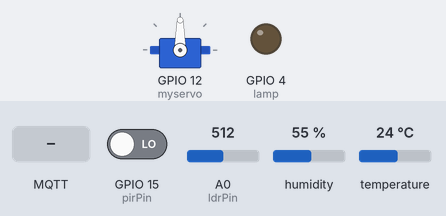
Simulated run of this sketch. Board: ESP8266 (NodeMCU). Parts: servo, output pins drawn as LEDs (lit = HIGH). The test bench sets the inputs (shaded band); at power-on: GPIO 15 (pirPin) LOW, A0 (ldrPin) = 512, humidity 55 %, temperature 24 °C. WiFi joins after 1.5 s; servers stay silent unless stated; no MQTT or app messages arrive unless stated; what the sketch prints to the serial monitor is not drawn.

Above: at 2.7 s.
2.8 s: MQTT message "on" arrives on the first subscribed topic
At 4.0 s:
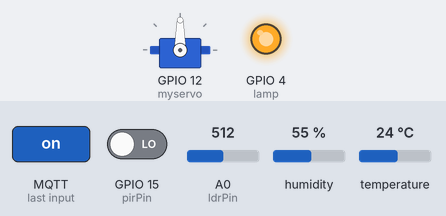
4.3 s: MQTT message "room/lamp" arrives on the second subscribed topic
At 5.0 s:
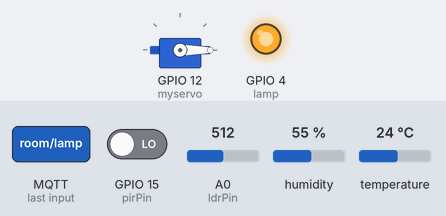
5.8 s: MQTT message "off" arrives on the first subscribed topic
At 6.2 s:
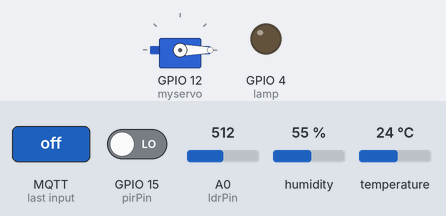
15.5 s: MQTT message "5" arrives on the second subscribed topic
At 16.0 s:
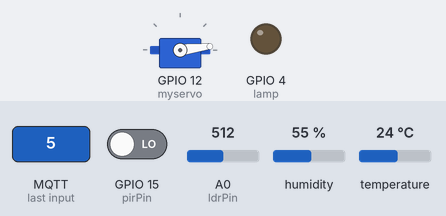
Timing chart, 0 to 18.0 s (numbered marks = the images above; inputs shaded):
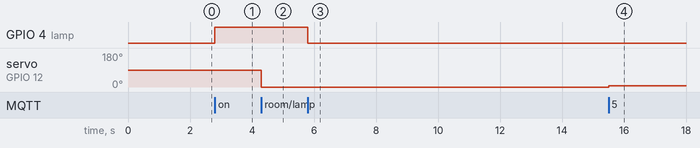

Measured:
- after the input at 2.8 s, GPIO 4 (lamp): LOW → HIGH at once
- after the input at 4.3 s, servo on GPIO 12 (myservo): 90° → 0° at once
- after the input at 5.8 s, GPIO 4 (lamp): HIGH → LOW at once
- after the input at 15.5 s, servo on GPIO 12 (myservo): 0° → 7° at once

The sketch:

SLS-Code.ino
```cpp
/*****

  All the resources for this project:
  http://randomnerdtutorials.com/

*****/

#include <ESP8266WiFi.h>
#include <PubSubClient.h>
#include <Servo.h>
Servo myservo;
#include "DHT.h"

// Uncomment one of the lines bellow for whatever DHT sensor type you're using!
#define DHTTYPE DHT11   // DHT 11
//#define DHTTYPE DHT21   // DHT 21 (AM2301)
//#define DHTTYPE DHT22   // DHT 22  (AM2302), AM2321

// Change the credentials below, so your ESP8266 connects to your router
const char* ssid = "TP-Link_ww2";
const char* password = "TdWnzbdRi7204";

// Change the variable to your Raspberry Pi IP address, so it connects to your MQTT broker
const char* mqtt_server = "192.168.1.65";

// Initializes the espClient. You should change the espClient name if you have multiple ESPs running in your home automation system
WiFiClient espClient;
PubSubClient client(espClient);

// DHT Sensor - GPIO 5 = D1 on ESP-12E NodeMCU board
const int DHTPin = 5;

// Lamp - LED - GPIO 4 = D2 on ESP-12E NodeMCU board
const int lamp = 4;

// LDR - Analof In  on ESP-12E NodeMCU board A0
const int ldrPin = A0;

// MOTION PIR
int pirPin = 15;     // PIR Out pin D8
int pirStat = 0;     // PIR status

int LIGHTSTATE = 0;

// Initialize DHT sensor.
DHT dht(DHTPin, DHTTYPE);

// Timers auxiliar variables
long now = millis();
long lastMeasure = 0;

// Don't change the function below. This functions connects your ESP8266 to your router
void setup_wifi() {
  delay(10);
  // We start by connecting to a WiFi network
  Serial.println();
  Serial.print("Connecting to ");
  Serial.println(ssid);
  WiFi.begin(ssid, password);
  while (WiFi.status() != WL_CONNECTED) {
    delay(500);
    Serial.print(".");
  }
  Serial.println("");
  Serial.print("WiFi connected - ESP IP address: ");
  Serial.println(WiFi.localIP());
}

// This functions is executed when some device publishes a message to a topic that your ESP8266 is subscribed to
// Change the function below to add logic to your program, so when a device publishes a message to a topic that
// your ESP8266 is subscribed you can actually do something
void callback(char* topic, byte* message, unsigned int length) {
  Serial.print("Message arrived on topic: ");
  Serial.print(topic);
  Serial.print(". Message: ");
  String messageTemp;
  String string;

  for (int i = 0; i < length; i++) {
    Serial.print((char)message[i]);
    messageTemp += (char)message[i];
  }
  string = messageTemp;
  Serial.println();


  // If a message is received on the topic room/lamp, you check if the message is either on or off. Turns the lamp GPIO according to the message
  if (strcmp(topic, "room/lamp") == 0) {
    Serial.print("Changing Room lamp to ");
    if (messageTemp == "on") {
      digitalWrite(lamp, HIGH);
      Serial.print("Light On");
      LIGHTSTATE = 1;
    }
    else if (messageTemp == "off") {
      digitalWrite(lamp, LOW);
      Serial.print("Light Off");
      LIGHTSTATE = 0;
    }
  }

  if (strcmp(topic, "room/servo") == 0) { //SERVO PART
    int resultado = string.toInt();
    int pos = map(resultado, 1, 100, 0, 180);
    Serial.println(pos);
    myservo.write(pos);

  }

  Serial.println();
}

// This functions reconnects your ESP8266 to your MQTT broker
// Change the function below if you want to subscribe to more topics with your ESP8266
void reconnect() {
  // Loop until we're reconnected
  while (!client.connected()) {
    Serial.print("Attempting MQTT connection...");
    // Attempt to connect
    /*
      YOU MIGHT NEED TO CHANGE THIS LINE, IF YOU'RE HAVING PROBLEMS WITH MQTT MULTIPLE CONNECTIONS
      To change the ESP device ID, you will have to give a new name to the ESP8266.
      Here's how it looks:
       if (client.connect("ESP8266Client")) {
      You can do it like this:
       if (client.connect("ESP1_Office")) {
      Then, for the other ESP:
       if (client.connect("ESP2_Garage")) {
      That should solve your MQTT multiple connections problem
    */
    if (client.connect("ESP8266Client")) {
      Serial.println("connected");
      // Subscribe or resubscribe to a topic
      // You can subscribe to more topics (to control more LEDs in this example)
      client.subscribe("room/lamp");
      client.subscribe("room/servo");
      client.subscribe("room/pir");
    } else {
      Serial.print("failed, rc=");
      Serial.print(client.state());
      Serial.println(" try again in 5 seconds");
      // Wait 5 seconds before retrying
      delay(5000);
    }
  }
}

// The setup function sets your ESP GPIOs to Outputs, starts the serial communication at a baud rate of 115200
// Sets your mqtt broker and sets the callback function
// The callback function is what receives messages and actually controls the LEDs
void setup() {
  //LED
  pinMode(lamp, OUTPUT);

  //DHT
  dht.begin();

  //Servo
  myservo.attach(12);// attaches the servo on pin 14 to the servo object - D5

  //PIR
  pinMode(pirPin, INPUT);

  Serial.begin(115200);
  setup_wifi();
  client.setServer(mqtt_server, 1883);
  client.setCallback(callback);
}

// For this project, you don't need to change anything in the loop function. Basically it ensures that you ESP is connected to your broker
void loop() {

  if (!client.connected()) {
    reconnect();
  }
  if (!client.loop())
    client.connect("ESP8266Client");

  now = millis();
  // Publishes new temperature and humidity every 30 seconds
  if (now - lastMeasure > 2000) {
    lastMeasure = now;
    // Sensor readings may also be up to 2 seconds 'old' (its a very slow sensor)
    float h = dht.readHumidity();
    // Read temperature as Celsius (the default)
    float t = dht.readTemperature();
    // Read temperature as Fahrenheit (isFahrenheit = true)
    float f = dht.readTemperature(true);

    // Check if any reads failed and exit early (to try again).
    if (isnan(h) || isnan(t) || isnan(f)) {
      Serial.println("Failed to read from DHT sensor!");
      return;
    }

    // Computes temperature values in Celsius
    float hic = dht.computeHeatIndex(t, h, false);
    static char temperatureTemp[7];
    dtostrf(hic, 6, 2, temperatureTemp);

    // Uncomment to compute temperature values in Fahrenheit
    // float hif = dht.computeHeatIndex(f, h);
    // static char temperatureTemp[7];
    // dtostrf(hif, 6, 2, temperatureTemp);

    static char humidityTemp[7];
    dtostrf(h, 6, 2, humidityTemp);

    // Publishes Temperature and Humidity values
    client.publish("room/temperature", temperatureTemp);
    client.publish("room/humidity", humidityTemp);

    // LDR PART
    int ldrStatus = analogRead(ldrPin);
    //Serial.println(ldrStatus);
    if (ldrStatus <= 550) {
      Serial.println("LDR is NOT Dark");
      //digitalWrite(lamp, HIGH);
      client.publish("room/Sun", "Yes Sun");
    } else {
      //digitalWrite(lamp, LOW);
      Serial.println("LDR is DARK");
      client.publish("room/Sun", "No Sun");
    }

    //MOTION PIR
    pirStat = digitalRead(pirPin);
    if (pirStat == HIGH && LIGHTSTATE == 0) {   // if motion detected
      Serial.println("Hey I got you!!!");
      client.publish("room/pir", "Hey I found something!!!");
      client.publish("room/lamp", "on");
    }
    else if (pirStat == LOW) {
      client.publish("room/pir", "No Movement");
    }

    Serial.print("Humidity: ");
    Serial.print(h);
    Serial.print(" %\t Temperature: ");
    Serial.print(t);
    Serial.print(" *C ");
    Serial.print(f);
    Serial.print(" *F\t Heat index: ");
    Serial.print(hic);
    Serial.println(" *C ");


  }
}
```
